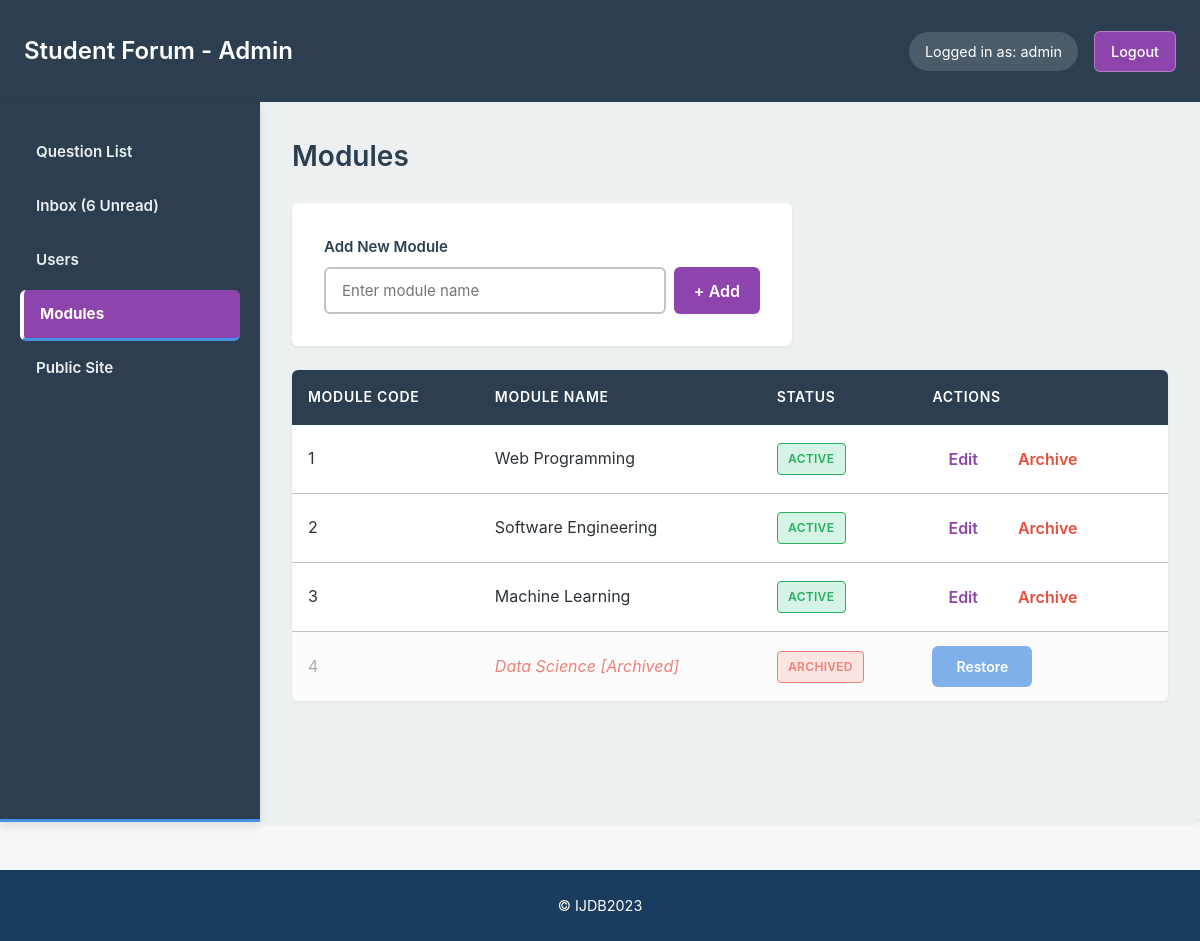
/admin/modules.php (signed in), run on an earlier commit of the app's database.
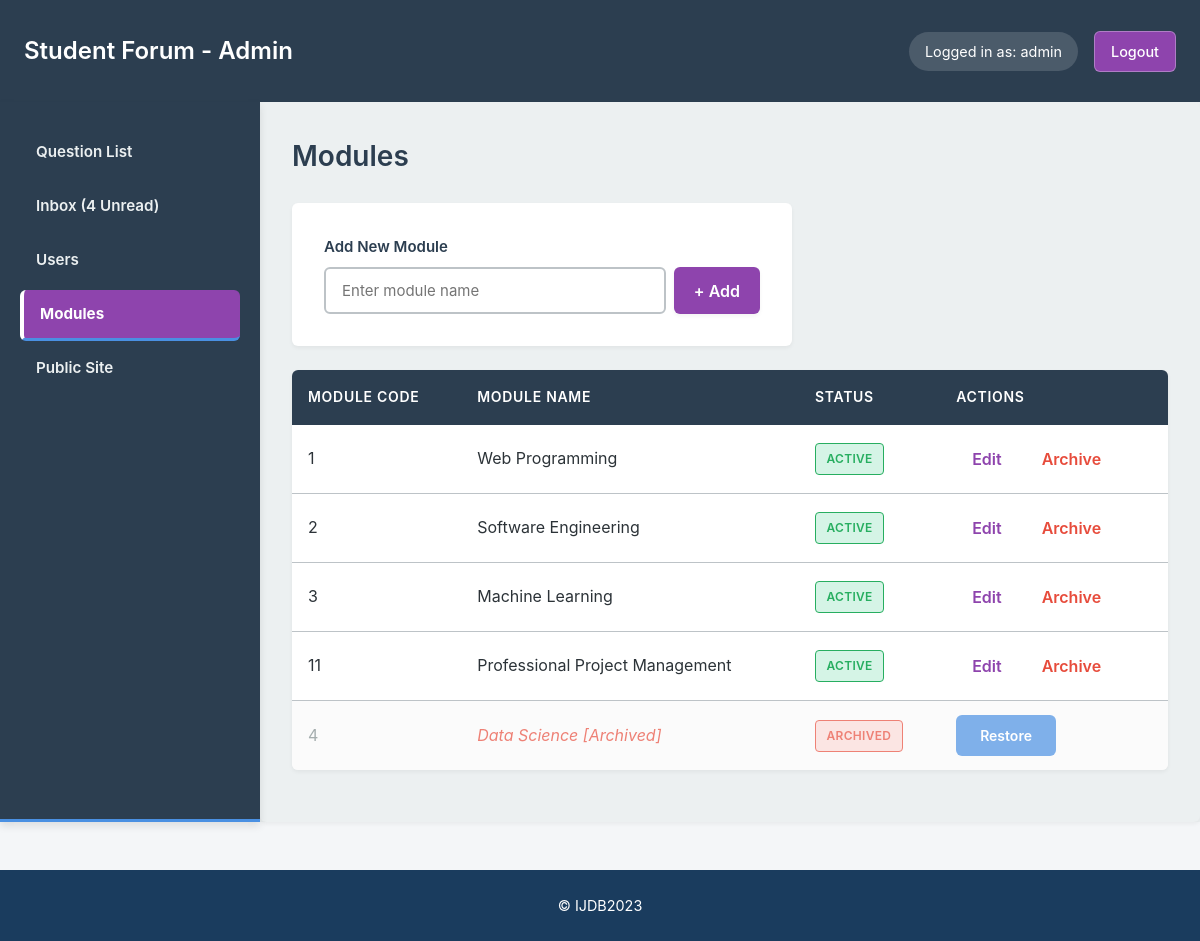
And on a later commit of the database.
### tables this page shows
CREATE TABLE `module` (
  `module_id` int(11) NOT NULL,
  `module_name` varchar(255) NOT NULL,
  `status` varchar(50) NOT NULL DEFAULT 'active'
);

### admin/modules.php (called while the page is built, shortened)
<?php
include INCLUDES_PATH . 'DatabaseConnection.php';
include FUNCTIONS_PATH . 'DatabaseFunctions.php';
$modules = selectAll($pdo, 'module', true);
$activePage = 'modules';
include ADMIN_TEMPLATES . 'modules.html.php';
$output = ob_get_clean();
include ADMIN_TEMPLATES . 'layout.html.php';

### includes/functions/DatabaseFunctions.php (called while the page is built, shortened)
<?php
function query($pdo, $sql, $parameters = []) {
    $query = $pdo->prepare($sql);
    $query->execute($parameters);
    return $query;
}
function selectAll($pdo, $table, $includeDeleted = false) {
    $tables = ['user_account', 'module'];
    if ($includeDeleted) {
        $sql = "SELECT * FROM $table ORDER BY status ASC";
    } else {
        $sql = "SELECT * FROM $table WHERE status = 'active'";
    }
    $data = query($pdo, $sql);
    return $data->fetchAll();
}

### templates/admin/modules.html.php (the view, shortened to what the changed rows need)
<div class="admin-list">
    <div class="admin-list-header">
        <h2>Modules</h2>
    </div>
    <?php if (empty($modules)): ?>
        <div class="empty-state-box">
            <p>Add a module.</p>
        </div>
    <?php else: ?>
    <table>
        <thead>
            <tr>
                <th>Module Code</th>
                <th>Module Name</th>
                <th>Status</th>
                <th>Actions</th>
            </tr>
        </thead>
        <tbody>
        <?php foreach ($modules as $module): ?>
            <tr class="<?= ($module['status'] ?? 'active') === 'deleted' ? 'row-deleted' : '' ?>">
                <td><?=htmlspecialchars($module['module_id'], ENT_QUOTES, 'UTF-8')?></td>
                <td>
                    <?php if (($module['status'] ?? 'active') === 'deleted'): ?>
                        <span class="deleted-name"><?=htmlspecialchars($module['module_name'], ENT_QUOTES, 'UTF-8')?> [Archived]</span>
                    <?php else: ?>
                        <?=htmlspecialchars($module['module_name'], ENT_QUOTES, 'UTF-8')?>
                    <?php endif; ?>
                </td>
                <td>
                    <?php if (($module['status'] ?? 'active') === 'deleted'): ?>
                        <span class="status-badge status-archived">Archived</span>
                    <?php else: ?>
                        <span class="status-badge status-active">Active</span>
                    <?php endif; ?>
                </td>
                <td class="actions">
                    <?php if (($module['status'] ?? 'active') === 'deleted'): ?>
                        <form action="restoremodule.php" method="post" style="display:inline;">
                            <input type="submit" value="Restore" class="btn-restore">
                        </form>
                    <?php else: ?>
                        <a href="editmodule.php?id=<?= (int)$module['module_id'] ?>" class="btn-link">Edit</a>
                        <form action="deletemodule.php" method="post" class="confirm-delete">
                            <input type="submit" value="Archive">
                        </form>
                    <?php endif; ?>
                </td>
            </tr>
        <?php endforeach; ?>
        </tbody>
    </table>
    <?php endif; ?>
</div>

### templates/admin/layout.html.php (shortened to what the changed rows need)
<!DOCTYPE html>
<html lang="en">
    <head>
    <link href="<?= BASE_URL ?>/templates/css/questions.css" rel="stylesheet">
    <link href="<?= BASE_URL ?>/templates/css/admin.css" rel="stylesheet">
    </head>
    <body>
        <header id="admin">
            <h1>Student Forum - Admin</h1>
        </header>
        <div class="admin-container">
            <nav>
                <?php
                $unreadCount = 0;
                if (isset($pdo)) {
                    $unreadQuery = $pdo->query("SELECT COUNT(*) FROM message WHERE status = 'new'");
                    $unreadCount = (int)$unreadQuery->fetchColumn();
                }
                ?>
                <ul>
                    <li><a href="messages.php" <?= (isset($activePage) && $activePage === 'messages') ? 'class="active"' : '' ?>>Inbox<?php if ($unreadCount > 0): ?> (<?= $unreadCount ?> Unread)<?php endif; ?></a></li>
                </ul>
            </nav>
            <main>
                <?=$output?>
            </main>
        </div>
    </body>
</html>

What changed in the data, as far as the page shows it:
added module: module_id "11", module_name "Professional Project Management", status "ACTIVE"
Also different on the page:
$unreadCount: "6" → "4"
